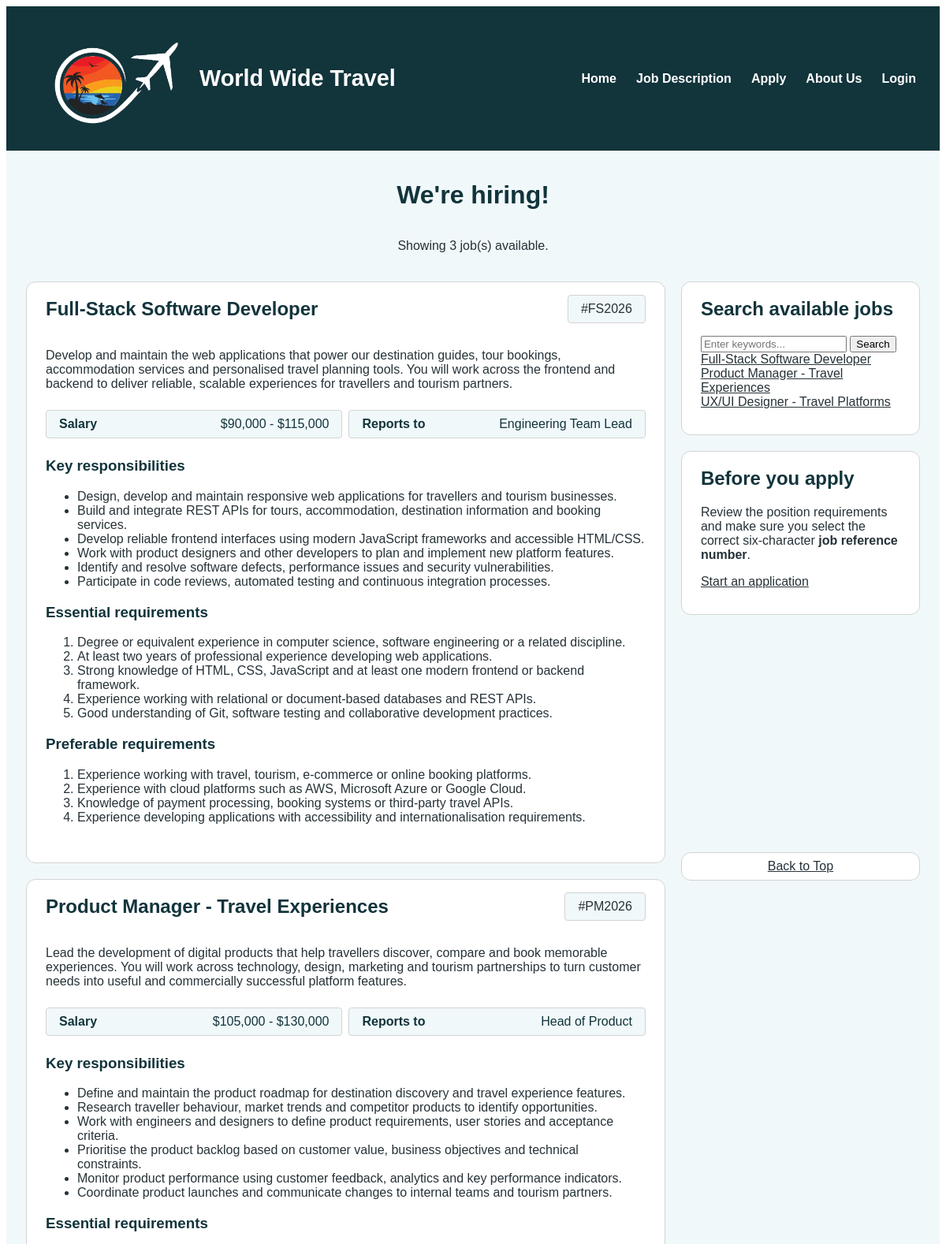
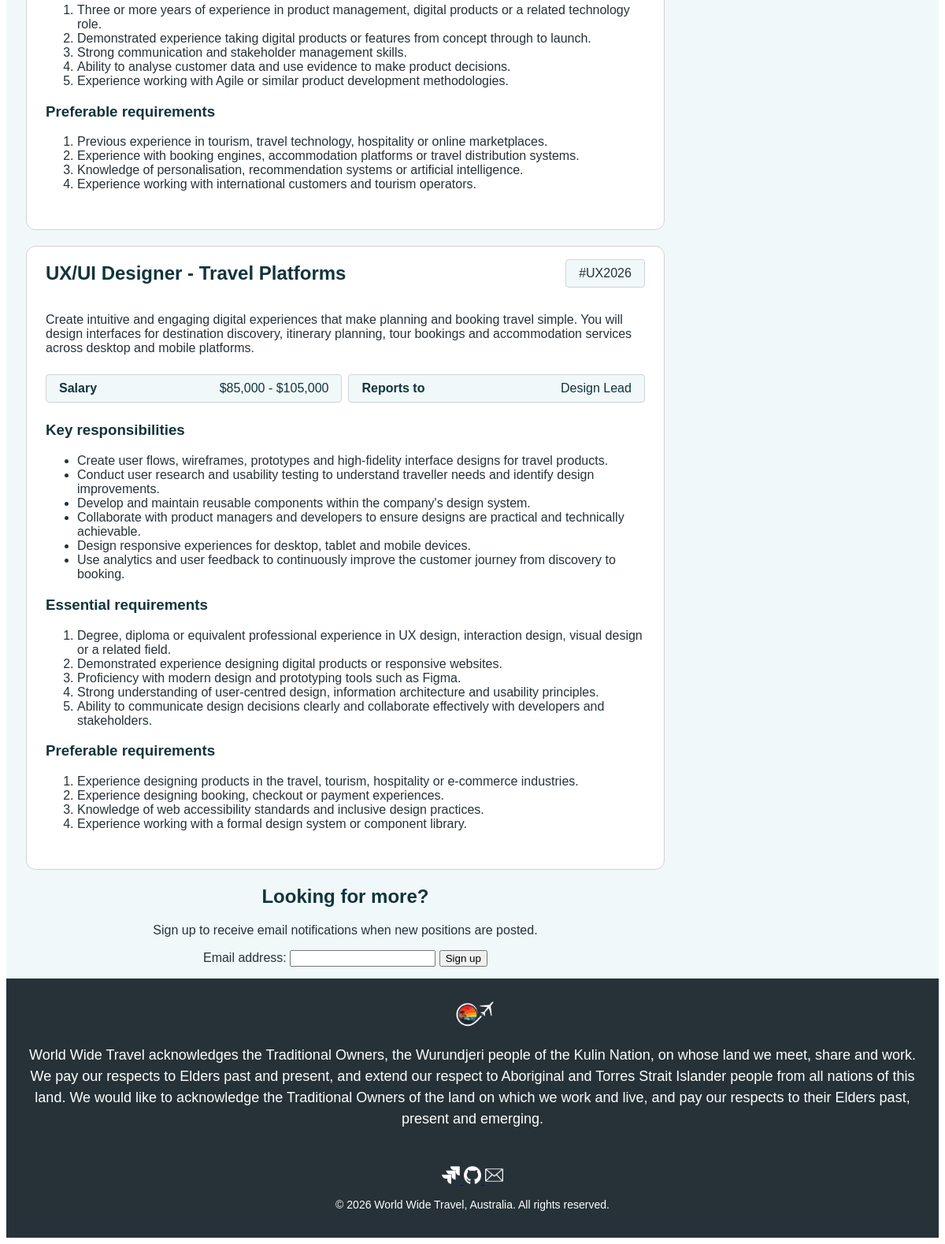
/jobs.php, run on the app's committed database (2 pictures, top to bottom).
### tables this page shows
CREATE TABLE job_listings (
  reference_number CHAR(6) NOT NULL PRIMARY KEY ,
  title VARCHAR(100) NOT NULL ,
  short_description TEXT NOT NULL,
 
  salary_min DECIMAL(12,2) NOT NULL ,
  salary_max DECIMAL(12,2) NOT NULL ,
  reporting_line VARCHAR(200) ,
 
  key_responsibilities JSON NOT NULL ,
  essential_requirements JSON NOT NULL ,
  preferable_requirements JSON NOT NULL,
  job_status VARCHAR(10) NOT NULL
  );

### jobs.php (the view, shortened to what this page needs)
<?php
$config = require(__DIR__ . '/settings.php');
require(__DIR__ . '/src/services/jobs_helper.php');
$db_conn = false;
try {
    $db_conn = mysqli_connect($config['host'], $config['user'], $config['pwd'], $config['sql_db']);
} catch (mysqli_sql_exception $e) {
    error_log('Database connection error: ' . $e->getMessage());
}
$get_search = (isset($_GET['search']) && is_string($_GET['search'])) ?
    trim($_GET['search']) :
    null;
$filtered_jobs = false;
if ($db_conn instanceof mysqli) {
    $filtered_jobs = filterJobs($db_conn, '*', $get_search);
}
$navJobs = getJobsForNav($filtered_jobs);
$displayJobs = getJobsForDisplay($filtered_jobs);
?>
<!DOCTYPE html>
<html lang="en">
<head>
    <link rel="stylesheet" href="styles/styles.css">
</head>
<body id="jobs-page">
    <header id="site-header">
        <?php include 'header.inc.php'; ?>
    </header>
    <main>
        <div id="job-header">
            <h1>We're hiring!</h1>
        </div>
        <div id="job-search-results">
            <?php
            if (is_bool($displayJobs)) {
                echo '<p>Could not load jobs.</p>';
            } else {
                echo '<p>Showing ' . count($displayJobs) . ' job(s) available.</p>';
            }
            ?>
        </div>
        <aside>
            <section id="job-nav">
                <h2 id="job-nav-title">Search available jobs</h2>
                <form action="jobs.php" method="get">
                    <input type="text" id="job-search" name="search" placeholder="Enter keywords..."
                        aria-labelledby="job-nav-title"
                        value="<?= $get_search; ?>">
                    <button type="submit">Search</button>
                </form>
                <nav>
                    <?php
                    if (!(is_array($navJobs))) {
                        echo 'Could not load jobs.';
                    } elseif (count($navJobs) === 0) {
                        echo 'There are no jobs to display.';
                    } else {
                        foreach ($navJobs as $job) {
                            $reference = "job-" . strtolower($job['reference_number']);
                            echo "<a href='#{$reference}'>" . $job['title'] . "</a>";
                        }
                    }
                    ?>
                </nav>
            </section>
            <section id="job-apply-note">
                <h2>Before you apply</h2>
                <p>
                    Review the position requirements and make sure you select the correct six-character
                    <span class="job-highlight-ref" style="font-weight: bold;">job reference number</span>.
                </p>
                <a href="apply.php" target="_blank">Start an application</a>
            </section>
            <nav id="jump-to-top">
                <a href="#top">Back to Top</a>
            </nav>
        </aside>
        <div id="job-listings">
            <?php
            if (!(is_array($displayJobs))) {
                echo 'Could not load jobs.';
            } else {
                foreach ($displayJobs as $job) {
                    $reference = "job-" . strtolower($job['reference_number']);
                    echo "<section class='job-position' id='{$reference}'>";
                    echo "<div class='job-header'>";
                    echo "<h2 class='job-title'>{$job['title']}</h2>";
                    echo "<p class='job-ref-id'>{$job['reference_number']}</p>";
                    echo "</div>";
                    echo "<p class='job-desc'>{$job['short_description']}</p>";
                    echo "<dl class='job-details'>";
                    echo "<div class='job-salary'> <dt>Salary</dt> <dd>{$job['salary']}</dd> </div>";
                    echo "<div class='job-rep-line'> <dt>Reports to</dt> <dd>{$job['reporting_line']}</dd> </div>";
                    echo "</dl>";
                    echo "<section class='job-resp'> <h3>Key responsibilities</h3>
                        <ul> {$job['key_responsibilities']}</ul> </section>";
                    echo "<section class='job-req'> <h3>Essential requirements</h3>
                        <ol> {$job['essential_requirements']}</ol> </section>";
                    echo "<section class='job-req'> <h3>Preferable requirements</h3>
                        <ol> {$job['preferable_requirements']}</ol> </section>";
                    echo "</section>";
                }
            }
            ?>
        </div>
        <section class="job-signup">
            <h2>Looking for more?</h2>
            <p>Sign up to receive email notifications when new positions are posted.</p>
            <form action="http://mercury.swin.edu.au/it000000/formtest.php" method="post">
                <label for="signup-email">Email address:</label>
                <input type="email" id="signup-email" name="signup-email" required>
                <button type="submit">Sign up</button>
            </form>
        </section>
    </main>
    <footer id="site-footer">
        <?php include 'footer.inc.php'; ?>
    </footer>
</body>
</html>

### src/services/jobs_helper.php (shortened to what this page needs)
<?php
function toListItems(string $text): string
{
    $lines = json_decode($text, true);
    $listItems = '';
    foreach ($lines as $line) {
        if (!empty(trim($line))) {
            $listItems .= '<li>' . htmlspecialchars(trim($line)) . '</li>';
        }
    }
    return $listItems;
}
function toSalary(float $min, float $max): string
{
    $min_salary = number_format($min, 0);
    $max_salary = number_format($max, 0);
    return "\${$min_salary} - \${$max_salary}";
}
function filterJobs(mysqli $db_conn, string $select, ?string $search = null): array|bool
{
    $sql = "SELECT {$select}
            FROM job_listings
            WHERE job_status = 'active'";
    $sql .= " ORDER BY title ASC";
    $stmt = mysqli_prepare($db_conn, $sql);
    $_ = mysqli_stmt_execute($stmt);
    $result = mysqli_stmt_get_result($stmt);
    return mysqli_fetch_all($result, MYSQLI_ASSOC);
}
function getJobsForDisplay(array|bool $jobs): array|bool
{
    $cleaned_res = [];
    foreach ($jobs as $job) {
        $job['reference_number'] = htmlspecialchars((string) $job['reference_number']);
        $job['title'] = htmlspecialchars((string) $job['title']);
        $job['short_description'] = htmlspecialchars((string) $job['short_description']);
        $job['salary'] = toSalary((float) $job['salary_min'], (float) $job['salary_max']);
        $job['reporting_line'] = htmlspecialchars((string) $job['reporting_line']);
        $job['key_responsibilities'] = toListItems((string) $job['key_responsibilities']);
        $job['essential_requirements'] = toListItems((string) $job['essential_requirements']);
        $job['preferable_requirements'] = toListItems((string) $job['preferable_requirements']);
        $cleaned_res[] = $job;
    }
    return $cleaned_res;
}
function getJobsForNav(array|bool $jobs): array|bool
{
    $cleaned_res = [];
    foreach ($jobs as $job) {
        $job['reference_number'] = htmlspecialchars((string) $job['reference_number']);
        $job['title'] = htmlspecialchars((string) $job['title']);
        $cleaned_res[] = $job;
    }
    return $cleaned_res;
}

### styles/styles.css (style rules this page uses)
* { box-sizing: border-box; font-family: Arial, Helvetica, sans-serif; }
html { scroll-behavior: smooth; }
:root { --alice-blue: #f0f8faff; --white: #ffff; --light-grey: lightgrey; --jet-black: #12343bff; --jet-black-2: #263238ff; --color-text-headers: var(--jet-black); --color-text-dark: var(--jet-black-2); --color-text-link-dark: var(--jet-black-2); --color-text-link-dark-hover: var(--jet-black); --color-bg-main: var(--alice-blue); --color-bg-section: var(--white); --color-bg-highlight: var(--alice-blue); --color-border: var(--light-grey); --color-border-highlight: var(--alice-blue); }
footer { padding: 20px; color: white; background-color: #263238; }
#site-header { border-bottom: 1px solid #ddd; background-color: #12343B; }
#jobs-page main a, #login-page main a { color: var(--color-text-link-dark); }
#jobs-page main { padding: 15px; display: grid; grid: "header header" auto "results results" auto "listings sidebar" 1fr "signup sidebar" auto / 1fr 28%; background: var(--color-bg-main); color: var(--color-text-dark); --vertical-margins: 20px; --jobs-card-border: 1px solid var(--color-border); --jobs-card-border-highlight: 1px dotted var(--color-border-highlight); --jobs-card-radius-s: 4px; --jobs-card-radius-m: 4px; --jobs-card-radius-l: 12px; }
#jobs-page main > * { margin: 0 10px; }
#jobs-page main #job-header, #jobs-page main h2, #jobs-page main h3 { color: var(--color-text-headers); font-weight: bold; }
#jobs-page aside > *, .job-position { padding: 0 1.5rem 2rem; border: var(--jobs-card-border); border-radius: var(--jobs-card-radius-l); background: var(--color-bg-section); }
#jobs-page main #job-header { grid-area: header; text-align: center; }
#jobs-page #job-search-results { grid-area: results; text-align: center; margin-bottom: var(--vertical-margins); }
#jobs-page aside { --top-height: 20px; grid-area: sidebar; position: sticky; top: var(--top-height); height: calc(100vh - var(--top-height) - var(--vertical-margins)); display: flex; flex-direction: column; row-gap: var(--vertical-margins); }
#jobs-page aside nav { display: flex; flex-direction: column; }
#jobs-page aside #jump-to-top { text-align: center; padding: 0.5rem; margin-top: auto; }
#job-listings { grid-area: listings; display: grid; grid-template-columns: minmax(0, 1fr); row-gap: var(--vertical-margins); }
.job-header { text-align: center; display: flex; justify-content: space-between; align-items: flex-start; gap: 1rem; }
.job-ref-id { border: var(--jobs-card-border); padding: 0.5rem 1rem; border-radius: var(--jobs-card-radius-s); background: var(--color-bg-highlight); }
.job-ref-id::before { content: "#"; }
.job-details { display: grid; grid-template: auto / 1fr 1fr; gap: 0.5rem; margin: 1.5rem 0; color: var(--color-text-headers); }
.job-details div { display: flex; justify-content: space-between; align-items: center; border: var(--jobs-card-border); border-radius: var(--jobs-card-radius-m); padding: 0.5rem 1rem; background: var(--color-bg-highlight); }
.job-details dt { font-weight: bold; }
.job-signup { grid-area: signup; text-align: center; }

### data on the page
job_listings: title "Full-Stack Software Developer", reference_number "FS2026", short_description "Develop and maintain the web applications that power our destination guides, tour bookings, accommodation services and personalised travel planning tools. You will work across the frontend and backend to deliver reliable, scalable experiences for travellers and tourism partners.", salary "$90,000 - $115,000", reporting_line "Engineering Team Lead", key_responsibilities "Design, develop and maintain responsive web applications for travellers and tourism businesses.", key_responsibilities "Build and integrate REST APIs for tours, accommodation, destination information and booking services.", key_responsibilities "Develop reliable frontend interfaces using modern JavaScript frameworks and accessible HTML/CSS.", key_responsibilities "Work with product designers and other developers to plan and implement new platform features.", key_responsibilities "Identify and resolve software defects, performance issues and security vulnerabilities.", key_responsibilities "Participate in code reviews, automated testing and continuous integration processes.", essential_requirements "Degree or equivalent experience in computer science, software engineering or a related discipline.", essential_requirements "At least two years of professional experience developing web applications.", essential_requirements "Strong knowledge of HTML, CSS, JavaScript and at least one modern frontend or backend framework.", essential_requirements "Experience working with relational or document-based databases and REST APIs.", essential_requirements "Good understanding of Git, software testing and collaborative development practices.", preferable_requirements "Experience working with travel, tourism, e-commerce or online booking platforms.", preferable_requirements "Experience with cloud platforms such as AWS, Microsoft Azure or Google Cloud.", preferable_requirements "Knowledge of payment processing, booking systems or third-party travel APIs.", preferable_requirements "Experience developing applications with accessibility and internationalisation requirements."
job_listings: title "Product Manager - Travel Experiences", reference_number "PM2026", short_description "Lead the development of digital products that help travellers discover, compare and book memorable experiences. You will work across technology, design, marketing and tourism partnerships to turn customer needs into useful and commercially successful platform features.", salary "$105,000 - $130,000", reporting_line "Head of Product", key_responsibilities "Define and maintain the product roadmap for destination discovery and travel experience features.", key_responsibilities "Research traveller behaviour, market trends and competitor products to identify opportunities.", key_responsibilities "Work with engineers and designers to define product requirements, user stories and acceptance criteria.", key_responsibilities "Prioritise the product backlog based on customer value, business objectives and technical constraints.", key_responsibilities "Monitor product performance using customer feedback, analytics and key performance indicators.", key_responsibilities "Coordinate product launches and communicate changes to internal teams and tourism partners.", essential_requirements "Three or more years of experience in product management, digital products or a related technology role.", essential_requirements "Demonstrated experience taking digital products or features from concept through to launch.", essential_requirements "Strong communication and stakeholder management skills.", essential_requirements "Ability to analyse customer data and use evidence to make product decisions.", essential_requirements "Experience working with Agile or similar product development methodologies.", preferable_requirements "Previous experience in tourism, travel technology, hospitality or online marketplaces.", preferable_requirements "Experience with booking engines, accommodation platforms or travel distribution systems.", preferable_requirements "Knowledge of personalisation, recommendation systems or artificial intelligence.", preferable_requirements "Experience working with international customers and tourism operators."
job_listings: title "UX/UI Designer - Travel Platforms", reference_number "UX2026", short_description "Create intuitive and engaging digital experiences that make planning and booking travel simple. You will design interfaces for destination discovery, itinerary planning, tour bookings and accommodation services across desktop and mobile platforms.", salary "$85,000 - $105,000", reporting_line "Design Lead", key_responsibilities "Create user flows, wireframes, prototypes and high-fidelity interface designs for travel products.", key_responsibilities "Conduct user research and usability testing to understand traveller needs and identify design improvements.", key_responsibilities "Develop and maintain reusable components within the company's design system.", key_responsibilities "Collaborate with product managers and developers to ensure designs are practical and technically achievable.", key_responsibilities "Design responsive experiences for desktop, tablet and mobile devices.", key_responsibilities "Use analytics and user feedback to continuously improve the customer journey from discovery to booking.", essential_requirements "Degree, diploma or equivalent professional experience in UX design, interaction design, visual design or a related field.", essential_requirements "Demonstrated experience designing digital products or responsive websites.", essential_requirements "Proficiency with modern design and prototyping tools such as Figma.", essential_requirements "Strong understanding of user-centred design, information architecture and usability principles.", essential_requirements "Ability to communicate design decisions clearly and collaborate effectively with developers and stakeholders.", preferable_requirements "Experience designing products in the travel, tourism, hospitality or e-commerce industries.", preferable_requirements "Experience designing booking, checkout or payment experiences.", preferable_requirements "Knowledge of web accessibility standards and inclusive design practices.", preferable_requirements "Experience working with a formal design system or component library."

### other printed values
count($displayJobs) "3"
